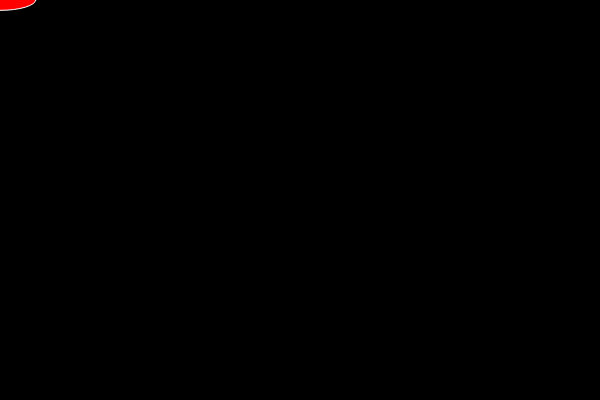
Frame 1 (no input)
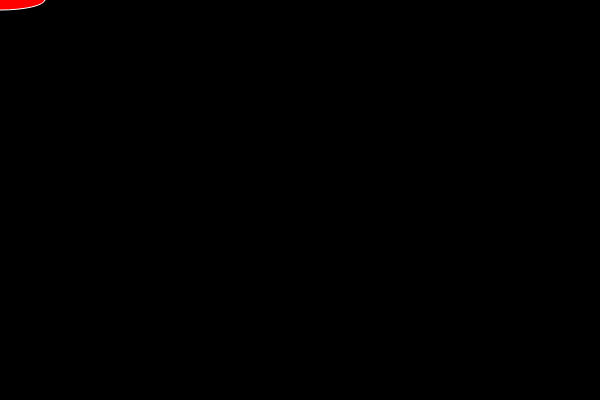
Frame 60 (no input)
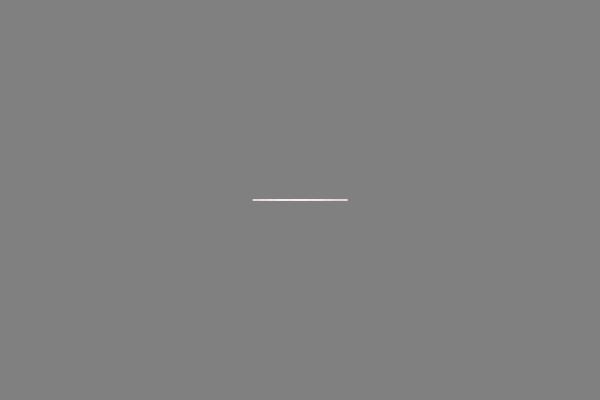
Frame 120 (the mouse pressed at the canvas centre since frame 60)

The p5.js sketch that drew these frames (run headless with seeded random() and noise() and a simulated clock; from frame 60 on, the mouse is pressed at the canvas centre):

// p5.js sketch
// ── sketch.js
var col=0;
var canvasWidth = 600;
var canvasHeight = 400;


function setup() {
  createCanvas(canvasWidth, canvasHeight);
}

function draw() {
  col=map(mouseX, 0, 600, 0, 255)
  background(col);
  
 /* fill('red')
  stroke(255)
  ellipse(mouseX, 200, 50, 50)
  */
  
  fill('red')
  stroke(255)
  ellipse(mouseX, mouseY, random(100), random(100))
}
